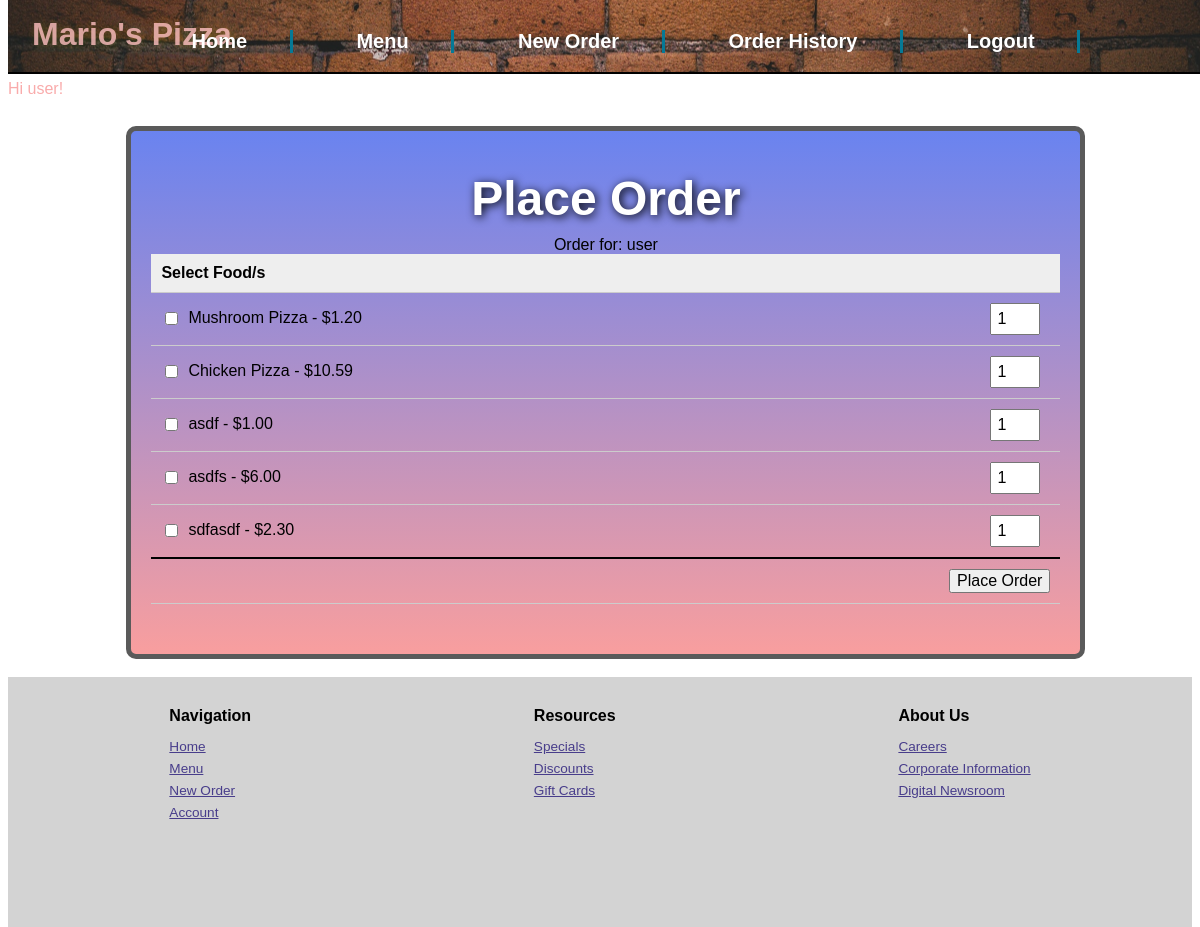
Page /order (signed in) on the committed database.
### models.py (models this page shows, shortened)
class Customer(UserMixin,db.Model):
    id = db.Column(db.Integer, primary_key=True)
    name = db.Column(db.String(50))
    email = db.Column(db.String(50),unique=True)
    phone = db.Column(db.String(20))
    user_password = db.Column(db.String(50))
    role=db.Column(db.Integer,default=1) # 1 for user, 2 for admin
    orders = db.relationship('Order', backref='customer', lazy=True)
    def is_admin(self):
        return self.role == 2

class Food(db.Model):
    id = db.Column(db.Integer, primary_key=True)
    name = db.Column(db.String(50))
    price = db.Column(db.Float)
    category=db.Column(db.String(50))

### routes.py (the view, shortened to what this page needs)
@app.route('/order', methods=['POST','GET'])
@login_required
def create_order():
    if request.method=='GET':
        customers = Customer.query.filter_by(role=1) # returns all the customer in customer table excepts admins
        foods = Food.query.all() #returns all the foods in food table
        return render_template('new_order.html', customers=customers, foods=foods)

### routes.py (called while the page is built)
@login_manager.user_loader
def load_user(email):
    return Customer.query.filter_by(email=email).first()

### templates/new_order.html
{% extends 'base.html' %}
{% block content %}
        <div class="topcontainer" id="new_orderstop">
          <h2>Place Order</h2>
          <form method="post" action="{{ url_for('create_order') }}">
            {% if current_user.is_admin() %}
              <label for="customer_id">Customer:</label>
              <select name="customer_id" id="customer_id">
                {% for customer in customers %}
                  <option value="{{ customer.id }}">{{ customer.name }}</option>
                {% endfor %}
              </select><br/><br/>
            {% else %}
              Order for: {{current_user.name }}
              <input type="hidden" id="customer_id" name="customer_id" value="{{current_user.id}}" min="1"><br/>
            {% endif %}
            <table>
              <tr><th colspan="2">Select Food/s</th></tr>
            {% for food in foods %}
              <tr>
              <td class="leftAlign" style="width:20%"><input type="checkbox" id="food_{{ food.id }}" name="food_items" value="{{ food.id }}">{{ food.name }} - ${{ "{:.2f}".format(food.price) }}</td>
              <td class="leftAlign"><input type="number" id="quantity_{{ food.id }}" name="quantity_{{ food.id }}" value="1" min="1"></td>
              </tr>
            {% endfor %}
            <tr><td colspan="2" class="centerAlign"><input type="submit" value="Place Order"></td></tr>
            </table>
          </form>
        </div>
        {% endblock %}

### templates/base.html (shortened to what this page needs)
<!DOCTYPE html>
<html>
<head>
<link rel=stylesheet href=" {{ url_for('static', filename='css/main.css') }}">
</head>
<header>
    <h1>Mario's Pizza  </h1>
    <nav class="topnav">
        <ul class="navlist">
            {% if current_user.is_authenticated %}
                <li><a href="/logout">Logout</a></li>
                {% if current_user.is_admin() is not true %}
                    <li><a href="/orderhistory">Order History</a></li>
                {% endif %}
            {% else %}
                <li><a href="/login">Login</a></li>
            {% endif %}
            <li><a href="/order">New Order</a></li>
            <li><a href="/foods">Menu</a></li>
            <li><a href="/">Home</a></li>
        </ul>
    </nav>
    <span>
        {% if current_user.is_authenticated %}
            Hi {{ current_user.name }}!
        {% endif %}
    </span>
</header>
Welcome to food ordering app
<body>
    <div class="gridcontainer">
        {% block content %}{% endblock %}
    </div>
</body>
<br/>
<footer>
    <div class="footerone">
        <h3>Navigation</h3>
        <p><a href="/">Home</a></p>
        <p><a href="/foods">Menu</a></p>
        <p><a href="/order">New Order</a></p>
        <p><a href="/login">Account</a></p>
    </div>
    <div class="footertwo">
        <h3>Resources</h3>
        <p><a href="/comingsoon">Specials</a></p>
        <p><a href="/comingsoon">Discounts</a></p>
        <p><a href="/comingsoon">Gift Cards</a></p>
    </div>
    <div class="footerthree">
        <h3>About Us</h3>
        <p><a href="/comingsoon">Careers</a></p>
        <p><a href="/comingsoon">Corporate Information</a></p>
        <p><a href="/comingsoon">Digital Newsroom</a></p>
    </div>
</footer>
</html>

### static/css/main.css (style rules this page uses)
* { box-sizing: border-box; font-size: 16px; font-family: Arial, Helvetica, sans-serif; }
body { display: relative; height: 100vh; }
.gridcontainer { grid-template-columns: repeat(20, 1fr); grid-template-rows: repeat(20, 1fr); grid-auto-rows: minmax( 100px, 300px); width: 81%; margin-top: 100px; margin-left: 10%; margin-right: 10%; }
input[type="checkbox"], input[type="number"] { display: inline-block; vertical-align: middle; margin-right: 10px; }
input[type="number"] { width: 50px; }
header { position: fixed; top: 0px; width: 100vw; height: 8%; color: rgb(249, 171, 171); font-family: "arial", sans-serif; background-image: url('/static/images/topimage.jpg'); background-position: center; background-size: cover; border-bottom: 2px solid rgba(0, 0, 0); z-index: 99; }
header nav { list-style: none; position: fixed; display: inline-flex; width: 100%; top: 2%; }
header nav ul { display: flex; flex-direction: row-reverse; width: 100%; margin-right: 8%; list-style: none; }
header nav ul li { margin-left: 3%; flex-direction: row-reverse; border-right: 2px solid rgb(5, 121, 150); padding-right: 2%; }
@media only screen and (min-width: 900px) { header nav ul li { margin-right: 3%; padding-right: 4%; border-right: 3px solid rgb(5, 121, 150); } }
@media only screen and (min-width: 900px) { header nav ul li a { font-size: 1.25rem; } }
@media only screen and (min-width: 900px) { header nav { top: 1.5%; margin-bottom: 5%; } }
header nav ul li a { text-decoration: none; color: rgb(255, 255, 255); font-weight: 700; }
header h1 { font-size: 2rem; position: relative; display: flex; flex-direction: column-reverse; bottom: 7%; margin-left: 2%; color: rgba(250, 189, 189, 0.815); text-shadow: 2px 2px 10px rgba(255, 255, 0, 0.192); }
.topcontainer { position: relative; display: flex; flex-direction: column; background-size: cover; background-image: linear-gradient(rgba(88, 130, 255, 0.866), rgba(251, 160, 160, 0.913)); background-color: rgba(190, 32, 32, 0.519); background-repeat: no-repeat; min-height: 200px; border: 5px solid rgb(90, 90, 90); border-radius: 10px; }
.topcontainer h2 { margin-bottom: 0px; font-size: 2.5rem; color: white; text-shadow:2px 2px 10px rgba(0, 0, 0); }
@media only screen and (min-width: 750px) { .topcontainer h2 { font-size: 3rem; text-align: center; } }
@media only screen and (min-width: 750px) { .topcontainer { padding-left: 85px; padding-right: 85px; padding-bottom: 85px; text-align: center; } }
@media only screen and (min-width: 750px) { .topcontainer h2 { text-align: center; } }
#new_orderstop { padding-left: 20px; padding-right: 20px; padding-bottom: 50px; }
#new_orderstop h2 { margin-bottom: 10px; }
footer { position: relative; height: 250px; display: flex; width: auto; background-color: lightgray; justify-content: space-around; padding: 20px; }
.footerone, .footertwo, .footerthree { line-height: 5px; }
.footerone a, .footertwo a, .footerthree a { font-size: 0.85rem; color: darkslateblue; }
.footerone h3, .footertwo h3, .footerthree h3 { margin-bottom: 25px; }
.leftAlign { text-align: left; }
table, .displayNumber { text-align:right; }
table { width: 100%; border-collapse: collapse; }
th, td { padding: 10px; border-bottom: 1px solid #ccc; text-align: left; }
th { background-color: #eee; }
td:first-child { width: 60%; }
td:last-child { text-align: right; }
tr:last-child { font-weight: bold; border-top: 2px solid #000; }
input[type="number"] { width: 50px; padding: 5px; font-size: 16px; }

### rows in the picture
Customer: name "user"
Food: name "Mushroom Pizza", price "1.20", id "1"
Food: name "Chicken Pizza", price "10.59"
Food: name "asdf", price "1.00"
Food: name "asdfs", price "6.00"
Food: name "sdfasdf", price "2.30"
